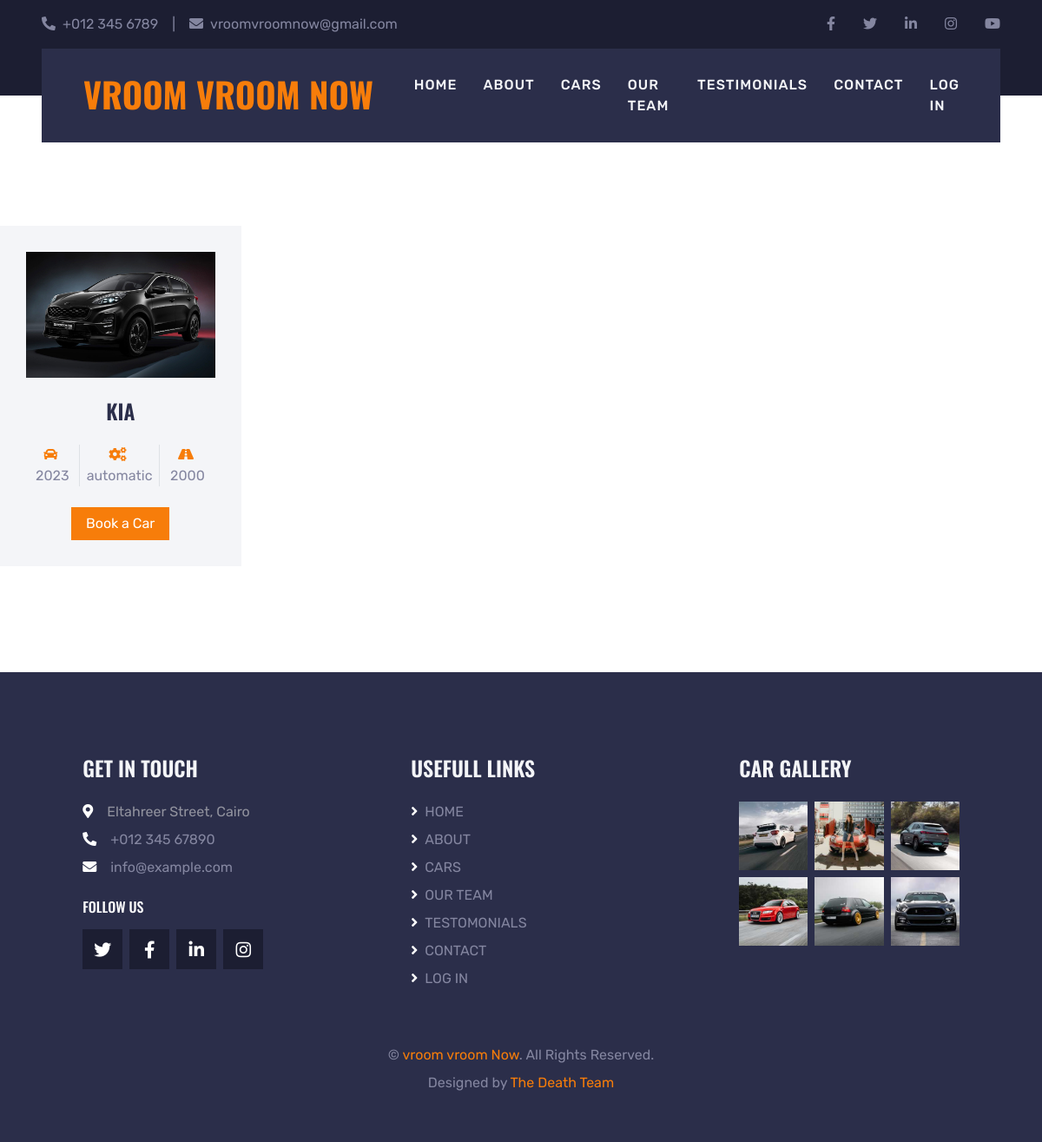
Page /getCars.php?category=KIA on the committed database.
### tables this page shows
CREATE TABLE `cars` (
  `id` int(11) NOT NULL,
  `brand` varchar(255) NOT NULL,
  `model` varchar(255) NOT NULL,
  `color` varchar(255) NOT NULL,
  `transmission` varchar(255) NOT NULL,
  `price` decimal(10,2) NOT NULL,
  `kilometers` int(11) NOT NULL,
  `description` text NOT NULL,
  `car_image` varchar(255) DEFAULT NULL
);

### getCars.php (the view, shortened to what this page needs)
<!DOCTYPE html>
<html lang="en">
<head>
    <link href="https://cdnjs.cloudflare.com/ajax/libs/font-awesome/5.15.0/css/all.min.css" rel="stylesheet">
    <link href="lib/owlcarousel/assets/owl.carousel.min.css" rel="stylesheet">
    <link href="lib/tempusdominus/css/tempusdominus-bootstrap-4.min.css" rel="stylesheet" />
    <link href="css/bootstrap.min.css" rel="stylesheet">
    <link href="css/style.css" rel="stylesheet">
</head>
<body>
    <div class="container-fluid bg-dark py-3 px-lg-5 d-none d-lg-block">
        <div class="row">
            <div class="col-md-6 text-center text-lg-left mb-2 mb-lg-0">
                <div class="d-inline-flex align-items-center">
                    <a class="text-body pr-3" href=""><i class="fa fa-phone-alt mr-2"></i>+012 345 6789</a>
                    <span class="text-body">|</span>
                    <a class="text-body px-3" href=""><i class="fa fa-envelope mr-2"></i>vroomvroomnow@gmail.com</a>
                </div>
            </div>
            <div class="col-md-6 text-center text-lg-right">
                <div class="d-inline-flex align-items-center">
                    <a class="text-body px-3" href="">
                        <i class="fab fa-facebook-f"></i>
                    </a>
                    <a class="text-body px-3" href="">
                        <i class="fab fa-twitter"></i>
                    </a>
                    <a class="text-body px-3" href="">
                        <i class="fab fa-linkedin-in"></i>
                    </a>
                    <a class="text-body px-3" href="">
                        <i class="fab fa-instagram"></i>
                    </a>
                    <a class="text-body pl-3" href="">
                        <i class="fab fa-youtube"></i>
                    </a>
                </div>
            </div>
        </div>
    </div>
    <div class="container-fluid position-relative nav-bar p-0">
        <div class="position-relative px-lg-5" style="z-index: 9;">
            <nav class="navbar navbar-expand-lg bg-secondary navbar-dark py-3 py-lg-0 pl-3 pl-lg-5">
                <a href="" class="navbar-brand">
                    <h1 class="text-uppercase text-primary mb-1">vroom vroom Now</h1>
                </a>
                <div class="collapse navbar-collapse justify-content-between px-3" id="navbarCollapse">
                     <div class="navbar-nav ml-auto py-0">
                        <a href="index.php" class="nav-item nav-link ">Home</a>
                        <a href="about.php" class="nav-item nav-link" class="btn btn-lg btn-primary btn-lg-square back-to-top active">About</a>
                        <a href="car1.php" class="nav-item nav-link">Cars</a>
                        <a href="team.php" class="nav-item nav-link">Our Team</a>
                        <a href="testimonial.php" class="nav-item nav-link">Testimonials</a>
                        <a href="contact.php" class="nav-item nav-link">Contact</a>
                        <a href="log in.html" class="nav-item nav-link">Log in</a>
                    </div>
                </div>
            </nav>
        </div>
    </div>
    <br>
    <br>
    <br>
    <br>
    <?php
$servername = "localhost";
$username = "root";
$password = "";
$dbname = "swe";
$conn = new mysqli($servername, $username, $password, $dbname);
echo '<div class="row">';
if (isset($_GET['category'])) {
    $category = $_GET['category'];
    $stmt = $conn->prepare("SELECT * FROM cars WHERE brand = ?");
    $stmt->bind_param("s", $category);
    $stmt->execute();
    $result = $stmt->get_result();
    while ($row = $result->fetch_assoc()) {
        ?>
        <div class="col-lg-3 col-md-6 mb-2">
            <div class="rent-item mb-4">
                <img class="img-fluid mb-4" src="<?php echo $row['car_image']; ?>" alt="">
                <h4 class="text-uppercase mb-4" name="car_name"><?php echo $row['brand']; ?></h4>
                <div class="d-flex justify-content-center mb-4">
                    <div class="px-2">
                        <i class="fa fa-car text-primary mr-1"></i>
                        <span name="car_model"><?php echo $row['model']; ?></span>
                    </div>
                    <div class="px-2 border-left border-right">
                        <i class="fa fa-cogs text-primary mr-1"></i>
                        <span name="car_transmission"><?php echo $row['transmission']; ?></span>
                    </div>
                    <div class="px-2">
                        <i class="fa fa-road text-primary mr-1"></i>
                        <span name="car_kilometres_walked"><?php echo $row['kilometers']; ?></span>
                    </div>
                </div>
                <a class="btn btn-primary px-3" href="booking1.php?car_image=<?php echo $row['car_image']; ?>&brand=<?php echo $row['brand'];?>&model=<?php echo $row['model']; ?>&transmission=<?php echo $row['transmission']; ?>&kilometers=<?php echo $row['kilometers']; ?>&price=<?php echo $row['price'];?>">Book a Car</a>
            </div>
        </div>
        <?php
    }
}
echo '</div>';
?>
<div class="container-fluid bg-secondary py-5 px-sm-3 px-md-5" style="margin-top: 90px;">
        <div class="row pt-5">
            <div class="col-lg-3 col-md-6 mb-5 mx-auto">
                <h4 class="text-uppercase text-light mb-4">Get In Touch</h4>
                <p class="mb-2"><i class="fa fa-map-marker-alt text-white mr-3"></i><a href="https://maps.app.goo.gl/4zt5xomGUNbSUbZBA" style="color: #bdbdc2;opacity: 0.7 ;">Eltahreer Street, Cairo</a></p>
                <p class="mb-2"><i class="fa fa-phone-alt text-white mr-3"></i>+012 345 67890</p>
                <p><i class="fa fa-envelope text-white mr-3"></i>info@example.com</p>
                <h6 class="text-uppercase text-white py-2">Follow Us</h6>
                <div class="d-flex justify-content-start">
                    <a class="btn btn-lg btn-dark btn-lg-square mr-2" href="#"><i class="fab fa-twitter"></i></a>
                    <a class="btn btn-lg btn-dark btn-lg-square mr-2" href="#"><i class="fab fa-facebook-f"></i></a>
                    <a class="btn btn-lg btn-dark btn-lg-square mr-2" href="#"><i class="fab fa-linkedin-in"></i></a>
                    <a class="btn btn-lg btn-dark btn-lg-square" href="#"><i class="fab fa-instagram"></i></a>
                </div>
            </div>
            <div class="col-lg-3 col-md-6 mb-5 mx-auto">
                <h4 class="text-uppercase text-light mb-4">Usefull Links</h4>
                <div class="d-flex flex-column justify-content-start">
                    <a class="text-body mb-2" href="index.php"><i class="fa fa-angle-right text-white mr-2"></i>HOME</a>
                    <a class="text-body mb-2" href="about.php"><i class="fa fa-angle-right text-white mr-2"></i>ABOUT</a>
                    <a class="text-body mb-2" href="car1.php"><i class="fa fa-angle-right text-white mr-2"></i>CARS</a>
                    <a class="text-body mb-2" href="team.php"><i class="fa fa-angle-right text-white mr-2"></i>OUR TEAM</a>
                    <a class="text-body mb-2" href="testimonial.php"><i class="fa fa-angle-right text-white mr-2"></i>TESTOMONIALS</a>
                    <a class="text-body mb-2" href="contact.php"><i class="fa fa-angle-right text-white mr-2"></i>CONTACT</a>
                    <a class="text-body mb-2" href="log in.html"><i class="fa fa-angle-right text-white mr-2"></i>LOG IN</a>
                </div>
            </div>
            <div class="col-lg-3 col-md-6 mb-5 mx-auto">
                <h4 class="text-uppercase text-light mb-4">Car Gallery</h4>
                <div class="row mx-n1">
                    <div class="col-4 px-1 mb-2">
                        <a href=""><img class="w-100" src="img/gallery-1.jpg" alt=""></a>
                    </div>
                    <div class="col-4 px-1 mb-2">
                        <a href=""><img class="w-100" src="img/gallery-2.jpg" alt=""></a>
                    </div>
                    <div class="col-4 px-1 mb-2">
                        <a href=""><img class="w-100" src="img/gallery-3.jpg" alt=""></a>
                    </div>
                    <div class="col-4 px-1 mb-2">
                        <a href=""><img class="w-100" src="img/gallery-4.jpg" alt=""></a>
                    </div>
                    <div class="col-4 px-1 mb-2">
                        <a href=""><img class="w-100" src="img/gallery-5.jpg" alt=""></a>
                    </div>
                    <div class="col-4 px-1 mb-2">
                        <a href=""><img class="w-100" src="img/gallery-6.jpg" alt=""></a>
                    </div>
                </div>
            </div>
    <div class="container-fluid  py-2 px-sm-3 px-md-5 " >
        <p class="mb-2 text-center text-body">&copy; <a href="#">vroom vroom Now</a>. All Rights Reserved.</p>
        <p class="m-0 text-center text-body">Designed by <a href="https://htmlcodex.com">The Death Team</a></p>
    </div>
</body>
</html>

### css/style.css (style rules this page uses)
:root { --primary: #F77D0A; --secondary: #2B2E4A; --light: #F4F5F8; --dark: #1C1E32; }
html { scroll-behavior: smooth; scroll-padding-top: 6rem; }
h1, h2, .font-weight-bold { font-weight: 700 !important; }
h3, h4, .font-weight-semi-bold { font-weight: 600 !important; }
h5, h6, .font-weight-medium { font-weight: 500 !important; }
.btn-lg-square { width: 46px; height: 46px; }
.btn-square, .btn-sm-square, .btn-lg-square { padding-left: 0; padding-right: 0; text-align: center; }
.nav-bar::before { position: absolute; content: ""; width: 100%; height: 50%; top: 0; left: 0; background: var(--dark); }
.nav-bar::after { position: absolute; content: ""; width: 100%; height: 50%; bottom: 0; left: 0; background: #ffffff; }
.navbar-dark .navbar-nav .nav-link { padding: 30px 15px; font-size: 16px; font-weight: 500; letter-spacing: 1px; text-transform: uppercase; color: var(--light); outline: none; }
.rent-item { padding: 30px; text-align: center; background: var(--light); transition: .5s; }
.rent-item h4 { transition: .5s; }

### rows in the picture
cars: car_image (picture), brand "KIA", model "2023", transmission "automatic", kilometers "2000"
